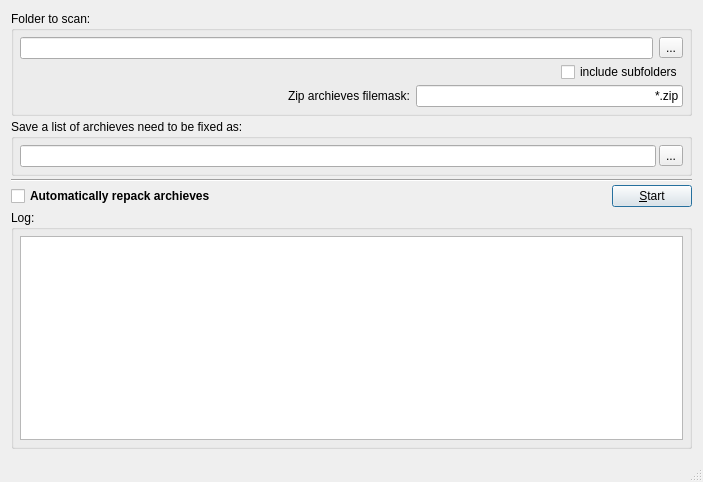
<?xml version="1.0" encoding="UTF-8"?>
<ui version="4.0">
 <class>MainWindow</class>
 <widget class="QMainWindow" name="MainWindow">
  <property name="geometry">
   <rect>
    <x>0</x>
    <y>0</y>
    <width>703</width>
    <height>482</height>
   </rect>
  </property>
  <property name="windowTitle">
   <string>Enforce UTF-8 encoding for filenames in ZIPs</string>
  </property>
  <widget class="QWidget" name="centralWidget">
   <layout class="QVBoxLayout" name="verticalLayout">
    <property name="spacing">
     <number>3</number>
    </property>
    <item>
     <widget class="QGroupBox" name="groupBox">
      <property name="title">
       <string>Folder to scan:</string>
      </property>
      <layout class="QVBoxLayout" name="verticalLayout_2">
       <property name="spacing">
        <number>3</number>
       </property>
       <property name="leftMargin">
        <number>6</number>
       </property>
       <property name="topMargin">
        <number>6</number>
       </property>
       <property name="rightMargin">
        <number>6</number>
       </property>
       <property name="bottomMargin">
        <number>6</number>
       </property>
       <item>
        <layout class="QHBoxLayout" name="horizontalLayout">
         <item>
          <widget class="QLineEdit" name="edInputFolder"/>
         </item>
         <item>
          <widget class="QToolButton" name="btnBrowse">
           <property name="text">
            <string>...</string>
           </property>
          </widget>
         </item>
        </layout>
       </item>
       <item>
        <layout class="QHBoxLayout" name="horizontalLayout_2">
         <item>
          <spacer name="horizontalSpacer">
           <property name="orientation">
            <enum>Qt::Horizontal</enum>
           </property>
           <property name="sizeHint" stdset="0">
            <size>
             <width>40</width>
             <height>20</height>
            </size>
           </property>
          </spacer>
         </item>
         <item>
          <widget class="QCheckBox" name="cbSubdirs">
           <property name="text">
            <string>include subfolders</string>
           </property>
          </widget>
         </item>
        </layout>
       </item>
       <item>
        <layout class="QHBoxLayout" name="horizontalLayout_6">
         <item>
          <spacer name="horizontalSpacer_3">
           <property name="orientation">
            <enum>Qt::Horizontal</enum>
           </property>
           <property name="sizeHint" stdset="0">
            <size>
             <width>40</width>
             <height>20</height>
            </size>
           </property>
          </spacer>
         </item>
         <item>
          <widget class="QLabel" name="label">
           <property name="text">
            <string>Zip archieves filemask:</string>
           </property>
          </widget>
         </item>
         <item>
          <widget class="QLineEdit" name="edFilemask">
           <property name="inputMask">
            <string notr="true"/>
           </property>
           <property name="text">
            <string notr="true">*.zip</string>
           </property>
           <property name="alignment">
            <set>Qt::AlignRight|Qt::AlignTrailing|Qt::AlignVCenter</set>
           </property>
           <property name="placeholderText">
            <string>*.zip</string>
           </property>
          </widget>
         </item>
        </layout>
       </item>
      </layout>
     </widget>
    </item>
    <item>
     <widget class="QGroupBox" name="groupBox_3">
      <property name="title">
       <string>Save a list of archieves need to be fixed as:</string>
      </property>
      <layout class="QHBoxLayout" name="horizontalLayout_4">
       <property name="spacing">
        <number>3</number>
       </property>
       <property name="leftMargin">
        <number>6</number>
       </property>
       <property name="topMargin">
        <number>6</number>
       </property>
       <property name="rightMargin">
        <number>6</number>
       </property>
       <property name="bottomMargin">
        <number>6</number>
       </property>
       <item>
        <widget class="QLineEdit" name="edResultFile"/>
       </item>
       <item>
        <widget class="QToolButton" name="btnBrowseResult">
         <property name="text">
          <string>...</string>
         </property>
        </widget>
       </item>
      </layout>
     </widget>
    </item>
    <item>
     <widget class="Line" name="line">
      <property name="orientation">
       <enum>Qt::Horizontal</enum>
      </property>
     </widget>
    </item>
    <item>
     <layout class="QVBoxLayout" name="verticalLayout_3">
      <item>
       <layout class="QHBoxLayout" name="horizontalLayout_5">
        <item>
         <widget class="QCheckBox" name="cbRepack">
          <property name="font">
           <font>
            <weight>75</weight>
            <bold>true</bold>
           </font>
          </property>
          <property name="text">
           <string>Automatically repack archieves</string>
          </property>
         </widget>
        </item>
        <item>
         <spacer name="horizontalSpacer_2">
          <property name="orientation">
           <enum>Qt::Horizontal</enum>
          </property>
          <property name="sizeHint" stdset="0">
           <size>
            <width>40</width>
            <height>20</height>
           </size>
          </property>
         </spacer>
        </item>
        <item>
         <widget class="QPushButton" name="btnStart">
          <property name="text">
           <string>&amp;Start</string>
          </property>
          <property name="default">
           <bool>true</bool>
          </property>
         </widget>
        </item>
       </layout>
      </item>
     </layout>
    </item>
    <item>
     <widget class="QGroupBox" name="groupBox_4">
      <property name="title">
       <string>Log:</string>
      </property>
      <layout class="QVBoxLayout" name="verticalLayout_4">
       <property name="spacing">
        <number>3</number>
       </property>
       <property name="leftMargin">
        <number>6</number>
       </property>
       <property name="topMargin">
        <number>6</number>
       </property>
       <property name="rightMargin">
        <number>6</number>
       </property>
       <property name="bottomMargin">
        <number>6</number>
       </property>
       <item>
        <widget class="QTextBrowser" name="tbLog"/>
       </item>
      </layout>
     </widget>
    </item>
   </layout>
  </widget>
  <widget class="QStatusBar" name="statusBar"/>
 </widget>
 <layoutdefault spacing="6" margin="11"/>
 <resources/>
 <connections/>
</ui>
